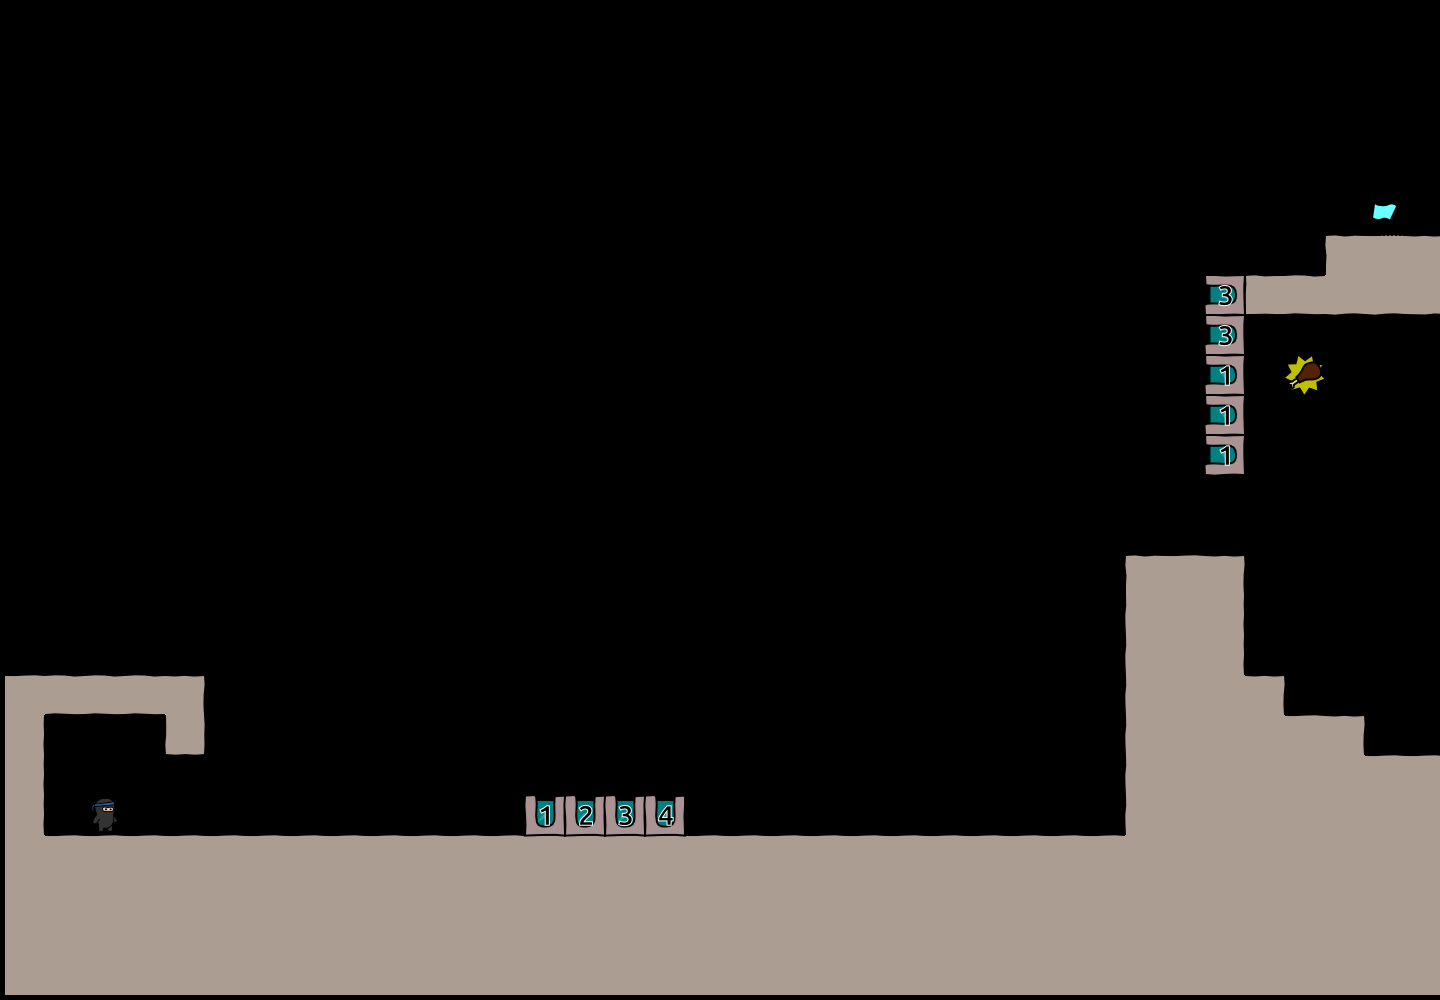

A level layout from a 2D game, rendered from its tile map. Below: a short description, then the map file with tile-grid data replaced by summaries:
An orthogonal 36x25 tile map with 40x40 px tiles, 4 tile layers (bg, walls, objects, fg), 3 tilesets.

<map version="1.0" orientation="orthogonal" width="36" height="25" tilewidth="40" tileheight="40">
 <tileset firstgid="1" name="world1" tilewidth="50" tileheight="50">
  <image source="world1.png" width="400" height="400" />
 </tileset>
 <tileset firstgid="65" name="objectpalette" tilewidth="50" tileheight="50">
  <image source="objectpalette.png" width="400" height="500" />
 </tileset>
 <tileset firstgid="145" name="background" tilewidth="40" tileheight="40">
  <image source="background1.png" width="320" height="600" />
 </tileset>
 <layer name="bg" width="36" height="25">
  <data>[900 cells, 0 non-empty, 0 distinct tile ids]</data>
 </layer>
 <layer name="walls" width="36" height="25">
  <data>[900 cells, 196 non-empty, 11 distinct tile ids]</data>
 </layer>
 <layer name="objects" width="36" height="25">
  <data>[900 cells, 12 non-empty, 9 distinct tile ids]</data>
 </layer>
 <layer name="fg" width="36" height="25">
  <data>[900 cells, 0 non-empty, 0 distinct tile ids]</data>
 </layer>
</map>
